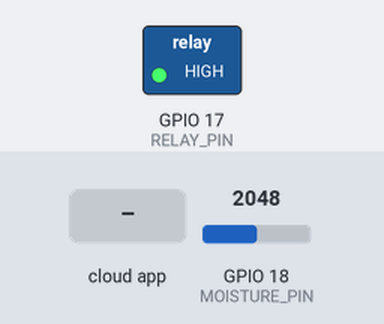
Bench run of a sketch on a simulated ESP32-S3. Parts: switched loads named in the sketch (green lamp = pin HIGH). The inputs (shaded band) are chosen by the test bench; at power-on: GPIO 18 (MOISTURE_PIN) = 2048. WiFi joins after 1.5 s; servers stay silent unless stated; the Firebase database answers and starts empty; what the sketch prints to the serial monitor is not drawn.

Above: at 4.7 s.
4.8 s: the phone or cloud app sets is_system_active to 1
At 7.5 s:
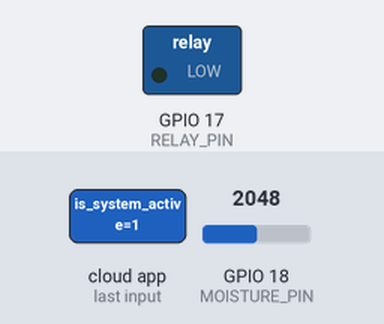
9.6 s: the phone or cloud app sets is_system_active to 0
At 10.6 s:
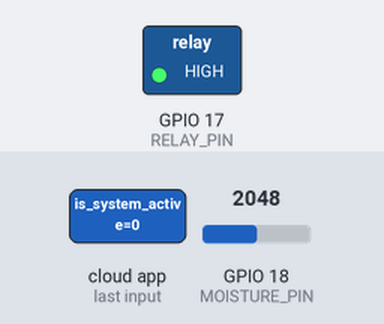
Timing chart, 0 to 12.6 s (numbered marks = the images above; inputs shaded):
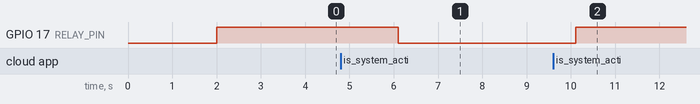

Measured:
- after the input at 4.8 s, GPIO 17 (RELAY_PIN): HIGH → LOW after 1.3 s
- after the input at 9.6 s, GPIO 17 (RELAY_PIN): LOW → HIGH after 0.51 s

The sketch:

esp32.ino
```cpp
#include <Arduino.h>
#include <WiFi.h>
#include <Firebase_ESP_Client.h>

// Mobizt Firebase Kütüphanesi İçin Yardımcı Dosyalar
#include "addons/TokenHelper.h"
#include "addons/RTDBHelper.h"

// --- Wi-Fi Ayarları ---
const char* ssid = "FiberHGW_ZTT9YU";
const char* password = "Malatya1244.";

// --- Firebase Ayarları ---
#define API_KEY "AIzaSyCRnER5vcP8fN4MMOXnEZKDduzqjeXfiDI"
#define DATABASE_URL "https://bitki-sulama-5903b-default-rtdb.europe-west1.firebasedatabase.app"

// --- Cihaz Kimliği (Sabit) ---
// Bu kimlik cihazın kendisine aittir. Mobil uygulamada bitkiyi bu cihaza eşleştirirken bu kodu kullanacaksınız.
#define DEVICE_ID "BITKI_MOTOR_01"

// Firebase Objeleri
FirebaseData fbdo;
FirebaseAuth auth;
FirebaseConfig config;

// --- Donanım Pinleri ---
#define MOISTURE_PIN 18  // Sensör AO ucu GPIO 18'de
#define RELAY_PIN 17     // Röle IN ucu GPIO 17'de

// --- Durum Değişkenleri ---
unsigned long lastUpdate = 0;
bool isSystemActive = false;
bool forceStop = false;
int waterStartADC = 2500;  // Kuru eşik değeri (bunun üstü kuru)
int waterStopADC = 1000;   // Islak eşik değeri (opsiyonel)

// Sensör nem değerini 0-100 arasına dönüştürmek için min-max değerler (ADC kalibrasyonu)
const int DRY_VALUE = 4095; // Sensör tam kuruyken (havada)
const int WET_VALUE = 0;    // Sensör tamamen suyun içindeyken

void setup() {
  Serial.begin(115200);
  delay(2000);

  pinMode(RELAY_PIN, OUTPUT);
  digitalWrite(RELAY_PIN, HIGH); // Motor kapalı başlat

  Serial.println("=== ESP32-S3 IoT Otomatik Sulama Sistemi ===");

  // --- Wi-Fi Bağlantısı ---
  Serial.print("Wi-Fi agina baglaniliyor...");
  WiFi.begin(ssid, password);

  while (WiFi.status() != WL_CONNECTED) {
    delay(500);
    Serial.print(".");
  }
  Serial.print("\nWi-Fi Baglandi! IP Adresi: ");
  Serial.println(WiFi.localIP());

  // --- Firebase Kurulumu ---
  Serial.printf("Firebase Client v%s\n\n", FIREBASE_CLIENT_VERSION);
  config.api_key = API_KEY;
  config.database_url = DATABASE_URL;

  // Anonim giriş veya kimlik doğrulamasız bağlanmak için sign up ayarı
  if (Firebase.signUp(&config, &auth, "", "")) {
    Serial.println("Firebase Auth Basarili!");
  } else {
    Serial.printf("%s\n", config.signer.signupError.message.c_str());
  }

  // Helper ayarları
  config.token_status_callback = tokenStatusCallback;
  Firebase.begin(&config, &auth);
  Firebase.reconnectWiFi(true);
}

void loop() {
  if (Firebase.ready() && (millis() - lastUpdate > 2000 || lastUpdate == 0)) {
    lastUpdate = millis();

    // 1. Firebase'den Cihaz Ayarlarını Oku
    String devicePath = String("devices/") + DEVICE_ID;

    // Sistem Aktif mi?
    if (Firebase.RTDB.getBool(&fbdo, devicePath + "/is_system_active")) {
      isSystemActive = fbdo.boolData();
    } else {
      Serial.println(fbdo.errorReason());
    }

    // Acil Durdurma Aktif mi?
    if (Firebase.RTDB.getBool(&fbdo, devicePath + "/force_stop")) {
      forceStop = fbdo.boolData();
    }

    // Kuru/Islak Eşikleri Oku
    if (Firebase.RTDB.getInt(&fbdo, devicePath + "/waterStartADC")) {
      waterStartADC = fbdo.intData();
    }
    if (Firebase.RTDB.getInt(&fbdo, devicePath + "/waterStopADC")) {
      waterStopADC = fbdo.intData();
    }

    // 2. Sensör Verisi Oku
    int rawNemDegeri = analogRead(MOISTURE_PIN);

    // 0-100% arasına çevirme (opsiyonel gösterim için, ham veri de kullanılabilir)
    int nemYuzde = map(rawNemDegeri, DRY_VALUE, WET_VALUE, 0, 100);
    nemYuzde = constrain(nemYuzde, 0, 100);

    // 3. Motor Kararı Ver (Sistem aktifse ve force_stop yoksa)
    int motorDurumu = 0; // 0: Kapalı, 1: Açık
    bool isRelayOn = (digitalRead(RELAY_PIN) == LOW); // Röle LOW iken motor açık

    if (isSystemActive && !forceStop) {
      if (rawNemDegeri >= waterStartADC) {
        // Toprak Kurumuş (StartADC'ye ulaşılmış) -> Motoru Aç
        digitalWrite(RELAY_PIN, LOW);
        motorDurumu = 1;
        Serial.print("[MOTOR ACIK] ");
      } else if (rawNemDegeri <= waterStopADC) {
        // Toprak İyice Islanmış (StopADC'ye ulaşılmış) -> Motoru Kapat
        digitalWrite(RELAY_PIN, HIGH);
        motorDurumu = 0;
        Serial.print("[MOTOR KAPALI] ");
      } else {
        // Nem değeri Başlama ve Bitirme eşikleri arasında (Histerezis) -> Mevcut durumu koru
        if (isRelayOn) {
          motorDurumu = 1;
          Serial.print("[MOTOR ACIK - Sulamaya Devam] ");
        } else {
          motorDurumu = 0;
          Serial.print("[MOTOR KAPALI - Kurumasi Bekleniyor] ");
        }
      }
    } else {
      // Sistem kapalı veya acil durdurma devrede
      digitalWrite(RELAY_PIN, HIGH); // Motor Kapalı
      motorDurumu = 0;
      Serial.print("[SISTEM KAPALI] ");
    }

    Serial.printf("Ham Nem: %d, Yuzde: %%%d, Start: %d, Stop: %d\n", rawNemDegeri, nemYuzde, waterStartADC, waterStopADC);

    // 4. Durumu Firebase'e Yaz
    String sensorPath = devicePath + "/sensor_data";

    FirebaseJson json;
    json.set("moisture", nemYuzde);
    json.set("motor_status", motorDurumu);

    // Gerçek zamanlı saat (Server Timestamp)
    FirebaseJson ts;
    ts.set(".sv", "timestamp");
    json.set("last_updated", ts);

    if (!Firebase.RTDB.updateNode(&fbdo, sensorPath, &json)) {
       Serial.println("Veri gonderilemedi: " + fbdo.errorReason());
    }
  }
}
```
